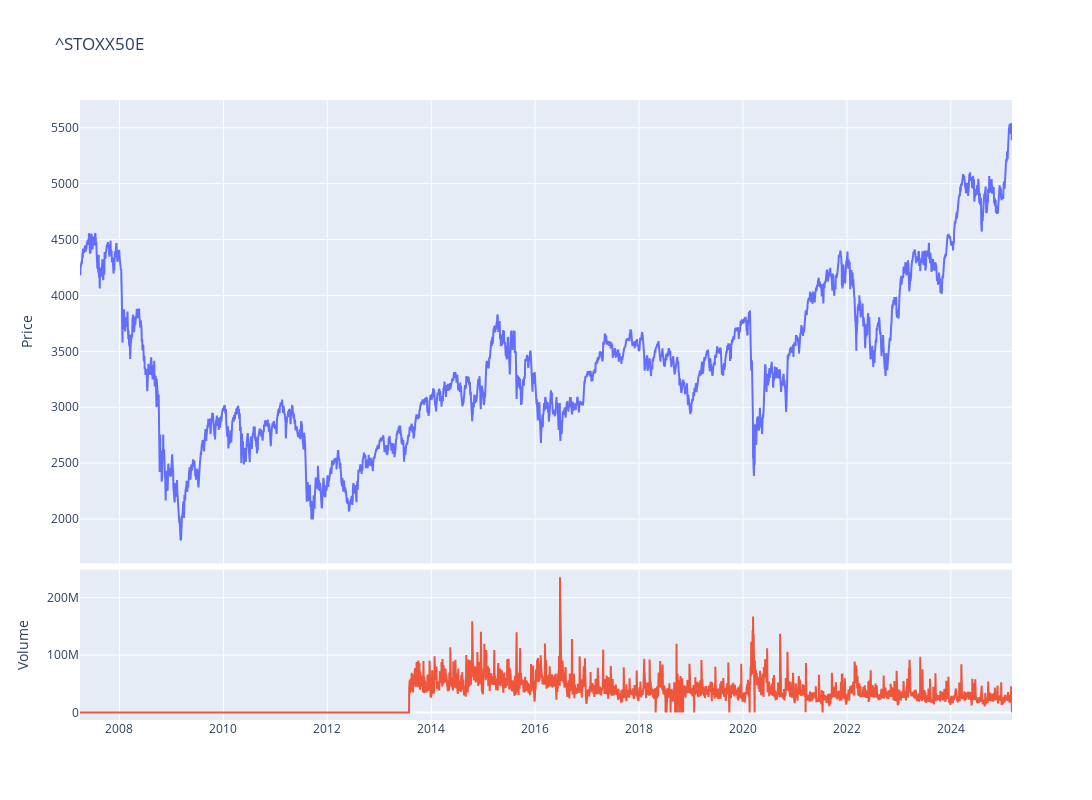

This figure's notebook cell:
### Code cell
fig = make_subplots(rows=4, cols=1,shared_xaxes=True,vertical_spacing=0.01,specs=[[{'rowspan':3,'colspan':1}],[None],[None],[{'rowspan':1,'colspan':1}]])

# Graph (1,1)
fig.add_trace(go.Scatter(x=stock_ticker.index,y=stock_ticker['Adj Close'],mode="lines",name=f"{ticker}"),row=1, col=1)
# Update xaxis properties
fig.update_yaxes(title_text="Price", row=1, col=1)

# Graph (4,1)
fig.add_trace(go.Scatter(x=stock_ticker.index,y=stock_ticker['Volume'],mode="lines",name='Volume'),row=4, col=1)
fig.update_yaxes(title_text="Volume", row=4, col=1)

fig.update_layout(height=800, width=1300,showlegend=False,title=f"{ticker}")

fig.show()

### Figure 1 — Plotly figure (JSON) as saved in the notebook; plotly's stock layout.template omitted (floating-point values rounded to 4 significant figures; data arrays with more than 128 entries replaced by an {"elided": "..."} marker saying what was removed)
{"data": [{"mode": "lines", "name": "^STOXX50E", "type": "scatter", "x": {"elided": "4497 str values"}, "xaxis": "x", "y": {"elided": "4497 float values"}, "yaxis": "y"}, {"mode": "lines", "name": "Volume", "type": "scatter", "x": {"elided": "4497 str values"}, "xaxis": "x2", "y": {"elided": "4497 int values"}, "yaxis": "y2"}], "layout": {"height": 800, "showlegend": false, "title": {"text": "^STOXX50E"}, "width": 1300, "xaxis": {"anchor": "y", "domain": [0, 1], "matches": "x2", "showticklabels": false}, "xaxis2": {"anchor": "y2", "domain": [0, 1]}, "yaxis": {"anchor": "x", "domain": [0.2525, 1], "title": {"text": "Price"}}, "yaxis2": {"anchor": "x2", "domain": [0, 0.2425], "title": {"text": "Volume"}}}}
